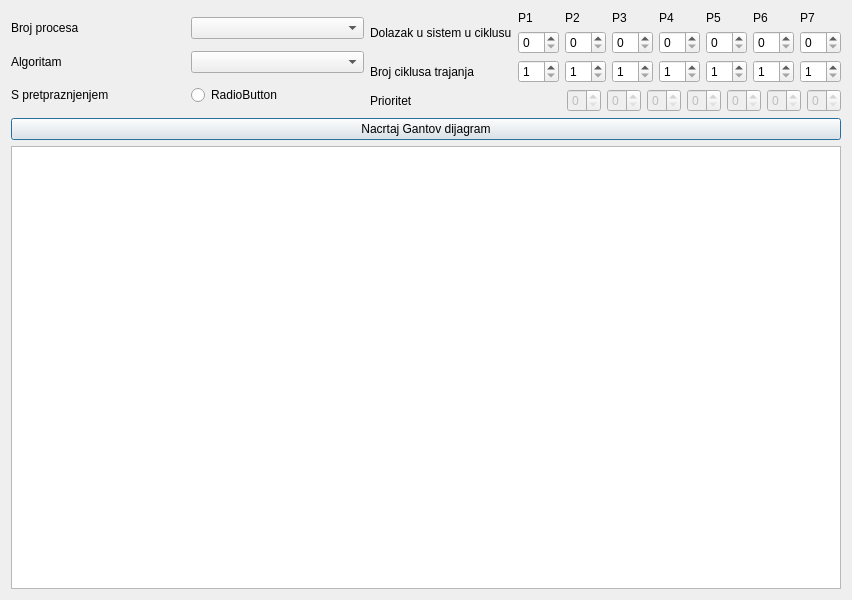
<?xml version="1.0" encoding="UTF-8"?>
<ui version="4.0">
 <class>Dialog</class>
 <widget class="QDialog" name="Dialog">
  <property name="enabled">
   <bool>true</bool>
  </property>
  <property name="geometry">
   <rect>
    <x>0</x>
    <y>0</y>
    <width>852</width>
    <height>600</height>
   </rect>
  </property>
  <property name="windowTitle">
   <string>Dialog</string>
  </property>
  <layout class="QVBoxLayout" name="verticalLayout_12">
   <item>
    <layout class="QVBoxLayout" name="verticalLayout_11">
     <item>
      <layout class="QHBoxLayout" name="horizontalLayout_6">
       <item>
        <layout class="QVBoxLayout" name="verticalLayout_3">
         <item>
          <layout class="QHBoxLayout" name="horizontalLayout_9">
           <item>
            <widget class="QLabel" name="label_5">
             <property name="text">
              <string>Broj procesa</string>
             </property>
            </widget>
           </item>
           <item>
            <widget class="QComboBox" name="comboBox_2"/>
           </item>
          </layout>
         </item>
         <item>
          <layout class="QHBoxLayout" name="horizontalLayout_10">
           <item>
            <widget class="QLabel" name="label_4">
             <property name="text">
              <string>Algoritam</string>
             </property>
            </widget>
           </item>
           <item>
            <widget class="QComboBox" name="comboBox"/>
           </item>
          </layout>
         </item>
         <item>
          <layout class="QHBoxLayout" name="horizontalLayout_8">
           <item>
            <widget class="QLabel" name="label_6">
             <property name="text">
              <string>S pretpraznjenjem</string>
             </property>
            </widget>
           </item>
           <item>
            <widget class="QRadioButton" name="radioButton">
             <property name="text">
              <string>RadioButton</string>
             </property>
            </widget>
           </item>
          </layout>
         </item>
        </layout>
       </item>
       <item>
        <layout class="QVBoxLayout" name="verticalLayout_10">
         <item>
          <layout class="QHBoxLayout" name="horizontalLayout">
           <item>
            <widget class="QLabel" name="label">
             <property name="text">
              <string>Dolazak u sistem u ciklusu</string>
             </property>
            </widget>
           </item>
           <item>
            <layout class="QVBoxLayout" name="verticalLayout">
             <item>
              <widget class="QLabel" name="label_15">
               <property name="text">
                <string>P1</string>
               </property>
              </widget>
             </item>
             <item>
              <widget class="QSpinBox" name="spinBox">
               <property name="minimum">
                <number>0</number>
               </property>
               <property name="maximum">
                <number>20</number>
               </property>
              </widget>
             </item>
            </layout>
           </item>
           <item>
            <layout class="QVBoxLayout" name="verticalLayout_2">
             <item>
              <widget class="QLabel" name="label_13">
               <property name="text">
                <string>P2</string>
               </property>
              </widget>
             </item>
             <item>
              <widget class="QSpinBox" name="spinBox_2">
               <property name="minimum">
                <number>0</number>
               </property>
               <property name="maximum">
                <number>20</number>
               </property>
              </widget>
             </item>
            </layout>
           </item>
           <item>
            <layout class="QVBoxLayout" name="verticalLayout_5">
             <item>
              <widget class="QLabel" name="label_17">
               <property name="text">
                <string>P3</string>
               </property>
              </widget>
             </item>
             <item>
              <widget class="QSpinBox" name="spinBox_3">
               <property name="minimum">
                <number>0</number>
               </property>
               <property name="maximum">
                <number>20</number>
               </property>
              </widget>
             </item>
            </layout>
           </item>
           <item>
            <layout class="QVBoxLayout" name="verticalLayout_6">
             <item>
              <widget class="QLabel" name="label_16">
               <property name="text">
                <string>P4</string>
               </property>
              </widget>
             </item>
             <item>
              <widget class="QSpinBox" name="spinBox_4">
               <property name="minimum">
                <number>0</number>
               </property>
               <property name="maximum">
                <number>20</number>
               </property>
              </widget>
             </item>
            </layout>
           </item>
           <item>
            <layout class="QVBoxLayout" name="verticalLayout_7">
             <item>
              <widget class="QLabel" name="label_14">
               <property name="text">
                <string>P5</string>
               </property>
              </widget>
             </item>
             <item>
              <widget class="QSpinBox" name="spinBox_5">
               <property name="enabled">
                <bool>true</bool>
               </property>
               <property name="minimum">
                <number>0</number>
               </property>
               <property name="maximum">
                <number>20</number>
               </property>
              </widget>
             </item>
            </layout>
           </item>
           <item>
            <layout class="QVBoxLayout" name="verticalLayout_8">
             <item>
              <widget class="QLabel" name="label_12">
               <property name="text">
                <string>P6</string>
               </property>
              </widget>
             </item>
             <item>
              <widget class="QSpinBox" name="spinBox_6">
               <property name="enabled">
                <bool>true</bool>
               </property>
               <property name="minimum">
                <number>0</number>
               </property>
               <property name="maximum">
                <number>20</number>
               </property>
              </widget>
             </item>
            </layout>
           </item>
           <item>
            <layout class="QVBoxLayout" name="verticalLayout_9">
             <item>
              <widget class="QLabel" name="label_10">
               <property name="text">
                <string>P7</string>
               </property>
              </widget>
             </item>
             <item>
              <widget class="QSpinBox" name="spinBox_7">
               <property name="enabled">
                <bool>true</bool>
               </property>
               <property name="minimum">
                <number>0</number>
               </property>
               <property name="maximum">
                <number>20</number>
               </property>
              </widget>
             </item>
            </layout>
           </item>
          </layout>
         </item>
         <item>
          <layout class="QHBoxLayout" name="horizontalLayout_4">
           <item>
            <widget class="QLabel" name="label_3">
             <property name="text">
              <string>Broj ciklusa trajanja</string>
             </property>
            </widget>
           </item>
           <item>
            <layout class="QHBoxLayout" name="horizontalLayout_2">
             <item>
              <widget class="QSpinBox" name="spinBox_8">
               <property name="minimum">
                <number>1</number>
               </property>
               <property name="maximum">
                <number>30</number>
               </property>
              </widget>
             </item>
             <item>
              <widget class="QSpinBox" name="spinBox_9">
               <property name="minimum">
                <number>1</number>
               </property>
               <property name="maximum">
                <number>30</number>
               </property>
              </widget>
             </item>
             <item>
              <widget class="QSpinBox" name="spinBox_10">
               <property name="minimum">
                <number>1</number>
               </property>
               <property name="maximum">
                <number>30</number>
               </property>
              </widget>
             </item>
             <item>
              <widget class="QSpinBox" name="spinBox_11">
               <property name="minimum">
                <number>1</number>
               </property>
               <property name="maximum">
                <number>30</number>
               </property>
              </widget>
             </item>
             <item>
              <widget class="QSpinBox" name="spinBox_12">
               <property name="minimum">
                <number>1</number>
               </property>
               <property name="maximum">
                <number>30</number>
               </property>
              </widget>
             </item>
             <item>
              <widget class="QSpinBox" name="spinBox_13">
               <property name="minimum">
                <number>1</number>
               </property>
               <property name="maximum">
                <number>30</number>
               </property>
              </widget>
             </item>
             <item>
              <widget class="QSpinBox" name="spinBox_14">
               <property name="minimum">
                <number>1</number>
               </property>
               <property name="maximum">
                <number>30</number>
               </property>
              </widget>
             </item>
            </layout>
           </item>
          </layout>
         </item>
         <item>
          <layout class="QHBoxLayout" name="horizontalLayout_5">
           <item>
            <widget class="QLabel" name="label_2">
             <property name="text">
              <string>Prioritet</string>
             </property>
            </widget>
           </item>
           <item>
            <layout class="QHBoxLayout" name="horizontalLayout_3">
             <item>
              <widget class="QSpinBox" name="spinBox_15">
               <property name="enabled">
                <bool>false</bool>
               </property>
               <property name="maximum">
                <number>9</number>
               </property>
              </widget>
             </item>
             <item>
              <widget class="QSpinBox" name="spinBox_16">
               <property name="enabled">
                <bool>false</bool>
               </property>
               <property name="maximum">
                <number>9</number>
               </property>
              </widget>
             </item>
             <item>
              <widget class="QSpinBox" name="spinBox_17">
               <property name="enabled">
                <bool>false</bool>
               </property>
               <property name="maximum">
                <number>9</number>
               </property>
              </widget>
             </item>
             <item>
              <widget class="QSpinBox" name="spinBox_18">
               <property name="enabled">
                <bool>false</bool>
               </property>
               <property name="maximum">
                <number>9</number>
               </property>
              </widget>
             </item>
             <item>
              <widget class="QSpinBox" name="spinBox_19">
               <property name="enabled">
                <bool>false</bool>
               </property>
               <property name="maximum">
                <number>9</number>
               </property>
              </widget>
             </item>
             <item>
              <widget class="QSpinBox" name="spinBox_20">
               <property name="enabled">
                <bool>false</bool>
               </property>
               <property name="maximum">
                <number>9</number>
               </property>
              </widget>
             </item>
             <item>
              <widget class="QSpinBox" name="spinBox_21">
               <property name="enabled">
                <bool>false</bool>
               </property>
               <property name="maximum">
                <number>9</number>
               </property>
              </widget>
             </item>
            </layout>
           </item>
          </layout>
         </item>
        </layout>
       </item>
      </layout>
     </item>
     <item>
      <layout class="QVBoxLayout" name="verticalLayout_4">
       <item>
        <widget class="QPushButton" name="pushButton">
         <property name="text">
          <string>Nacrtaj Gantov dijagram</string>
         </property>
        </widget>
       </item>
       <item>
        <widget class="QGraphicsView" name="graphicsView"/>
       </item>
      </layout>
     </item>
    </layout>
   </item>
  </layout>
 </widget>
 <resources/>
 <connections/>
</ui>
